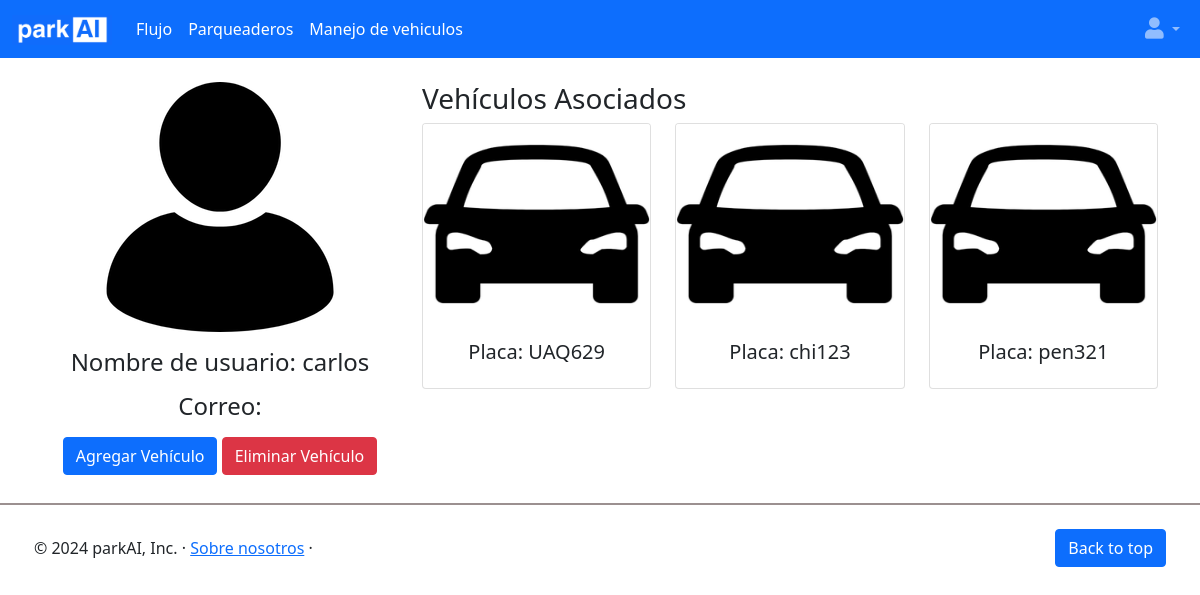
/users/userManagement/ (signed in), run on an earlier commit of the app's database.
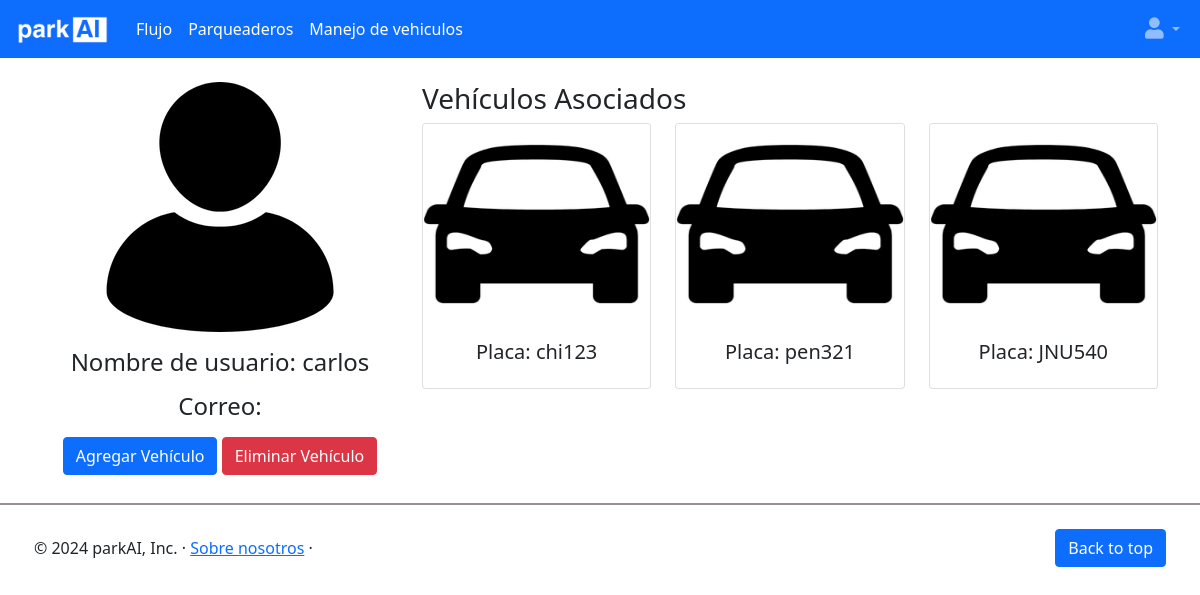
And on a later commit of the database.
### parkingadmin/models.py (models this page shows)
class Vehiculo(models.Model):
    vhc_id = models.AutoField(primary_key=True)
    vhc_placa = models.CharField(max_length=15)
    vhc_usuario_id = models.ForeignKey(User, on_delete=models.CASCADE,default=None)

### users/views.py (the view)
# urls.py: path('userManagement/', views.userManagement, name='userManagement'),
@login_required
def userManagement(request):
    user = request.user
    vehicles = Vehiculo.objects.filter(vhc_usuario_id=user)
    return render(request, 'userManagement.html', {'user': user, 'vehicles': vehicles})

### users/templates/userManagement.html (shortened to what this page needs)
{% extends 'base_home.html' %}
{% load static %}
{% block content %}
<div class="container mt-4">
    <div class="row">
        <div class="col-md-4 text-center">
            <img src="{% static 'usuario.png' %}" alt="Usuario" class="img-fluid" style="width: 250px; height: auto;">
            <h4 class="mt-3">Nombre de usuario: <span style="font-weight: normal;">{{ user.username }}</span></h4>
            <h4 class="mt-3">Correo: </h4>
            <div class="mt-3">
                <a href="{% url 'addVehicle' %}" class="btn btn-primary">Agregar Vehículo</a>
                <a href="{% url 'deleteVehicle' %}" class="btn btn-danger">Eliminar Vehículo</a>
            </div>
        </div>
        <div class="col-md-8">
            <h3>Vehículos Asociados</h3>
            <div class="row">
                {% for vehiculo in vehicles %}
                <div class="col-md-4 mb-3">
                    <div class="card" style="height: 100%;">
                        <img src="{% static 'carro.png' %}" class="card-img-top" alt="Vehículo" style="height: 200px;">
                        <div class="card-body text-center">
                            <h5 class="card-title">Placa: {{ vehiculo.vhc_placa }}</h5>
                        </div>
                    </div>
                </div>
                {% empty %}
                <p>No tienes vehículos asociados.</p>
                {% endfor %}
            </div>
        </div>
    </div>
</div>
{% endblock %}

### parkingadmin/templates/base_home.html (shortened to what this page needs)
{% load static %}
<!DOCTYPE html>
<html lang="es">
<head>
    <link rel="stylesheet" href="https://cdn.jsdelivr.net/npm/bootstrap@5.1.3/dist/css/bootstrap.min.css">
    <link rel="stylesheet" href="https://cdnjs.cloudflare.com/ajax/libs/font-awesome/5.15.3/css/all.min.css">
</head>
<body style="position: relative; min-height: 100vh;">
    {% include "includes/header_home.html" %}
    {% block content %}{% endblock %}
    {% include 'includes/footer_home.html' %}
</body>
</html>

### parkingadmin/templates/includes/header_home.html (shortened to what this page needs)
{% load static %}
<nav class="navbar navbar-expand-lg navbar-dark bg-primary">
    <div class="container-fluid">
      <a class="navbar-brand" href="{% url 'home' %}">
        <img src="{% static 'logo_letras1.png' %}" alt="Admin" style="height: 30px;">
      </a>
      <div class="collapse navbar-collapse" id="navbarSupportedContent">
        <ul class="navbar-nav me-auto mb-2 mb-lg-0">
          <li class="nav-item">
            <a class="nav-link active" aria-current="page" href="{% url 'lectura_placa_vehiculo' %}">Flujo</a>
          </li>
          <li class="nav-item">
            <a class="nav-link active" aria-current="page" href="{% url 'parking_management' %}">Parqueaderos</a>
          </li>
          <li class="nav-item">
            <a class="nav-link active" aria-current="page" href="{% url 'userManagement' %}">Manejo de vehiculos</a>
          </li>
        </ul>
        <ul class="navbar-nav ms-auto mb-2 mb-lg-0">
          <li class="nav-item dropdown">
            <a class="nav-link dropdown-toggle" href="#" id="navbarDropdown" role="button" data-bs-toggle="dropdown" aria-expanded="false">
              <i class="fas fa-user fa-lg"></i>
            </a>
          </li>
        </ul>
      </div>
    </div>
</nav>

### parkingadmin/templates/includes/footer_home.html
<div style="border-bottom: 2px solid #9b9090; width: 100%; margin: 20px 0;" class="p-1"></div>
<footer class="container d-flex justify-content-between align-items-center p-1" style="margin-top: 20px;">
    <p class="mb-0">&copy; 2024 parkAI, Inc. &middot; <a href="{% url 'sobre_nosotros' %}">Sobre nosotros</a> &middot;</p>
    <a href="#" class="btn btn-primary">Back to top</a>
</footer>

What changed in the data, as far as the page shows it:
removed Vehiculo: vhc_placa "UAQ629"
added Vehiculo: vhc_placa "JNU540"
